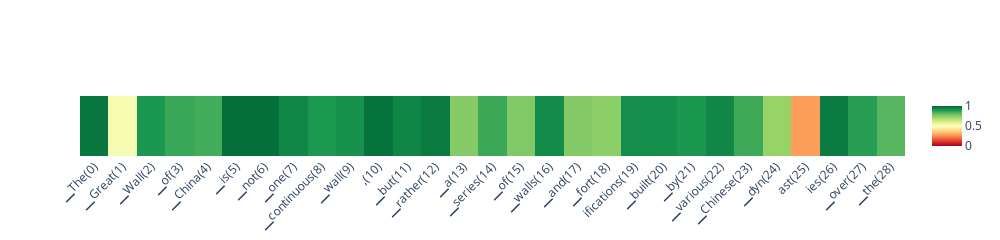

The cell this chart's notebook holds for it:
### Code cell
scores_per_token = doc.detect(output['projections'], aggregation_method='auto')
doc.plot_scores_per_token(scores_per_token, output['tokens'], lastn_tokens_to_plot=max_new_tokens, detection_method='classifier')

### Figure 1 — Plotly figure (JSON) as saved in the notebook; plotly's stock layout.template omitted (floating-point values rounded to 4 significant figures)
{"data": [{"colorscale": [[0, "rgb(165,0,38)"], [0.1, "rgb(215,48,39)"], [0.2, "rgb(244,109,67)"], [0.3, "rgb(253,174,97)"], [0.4, "rgb(254,224,139)"], [0.5, "rgb(255,255,191)"], [0.6, "rgb(217,239,139)"], [0.7, "rgb(166,217,106)"], [0.8, "rgb(102,189,99)"], [0.9, "rgb(26,152,80)"], [1, "rgb(0,104,55)"]], "type": "heatmap", "x": ["▁The(0)", "▁Great(1)", "▁Wall(2)", "▁of(3)", "▁China(4)", "▁is(5)", "▁not(6)", "▁one(7)", "▁continuous(8)", "▁wall(9)", ",(10)", "▁but(11)", "▁rather(12)", "▁a(13)", "▁series(14)", "▁of(15)", "▁walls(16)", "▁and(17)", "▁fort(18)", "ifications(19)", "▁built(20)", "▁by(21)", "▁various(22)", "▁Chinese(23)", "▁dyn(24)", "ast(25)", "ies(26)", "▁over(27)", "▁the(28)"], "xaxis": "x", "yaxis": "y", "z": [[0.9658, 0.5276, 0.9015, 0.8595, 0.8467, 0.9854, 0.9848, 0.9355, 0.8979, 0.912, 0.9787, 0.938, 0.963, 0.7496, 0.8567, 0.7584, 0.9277, 0.7541, 0.7405, 0.9207, 0.918, 0.8997, 0.9343, 0.854, 0.7217, 0.277, 0.961, 0.8828, 0.8184]], "zmax": 1, "zmin": 0}], "layout": {"autosize": false, "height": 200, "width": 1000, "xaxis": {"anchor": "y", "autorange": true, "domain": [0, 1], "range": [-0.5, 28.5], "tickangle": -45, "type": "category"}, "yaxis": {"anchor": "x", "autorange": true, "domain": [0, 1], "range": [-0.5, 0.5], "showticklabels": false}}}
